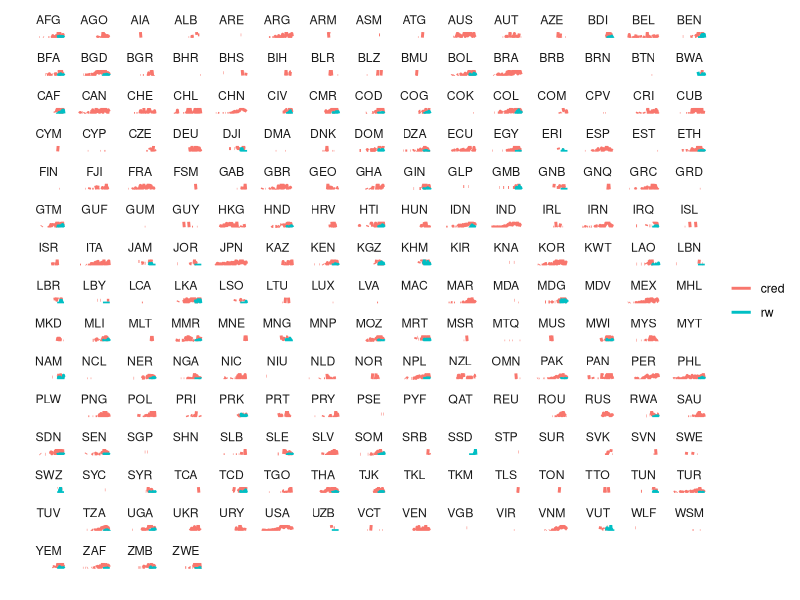

Generate this figure with R: (Note: this script raises an error after producing the figure.)
## Plotting functions
library(ggplot2)

# loading data
data <- read.csv('data/data.csv')


## plotting ##
# creating sparklines 
spark_plot <- ggplot(data, aes(period, value, color = source)) + theme_bw() +
    geom_line(stat = 'identity', size = 1) +
    facet_wrap(~ iso3, scale = "free_y") +
    theme(panel.border = element_rect(linetype = 0),
          strip.background = element_rect(colour = "white", fill = "white"),
          panel.background = element_rect(colour = "white"),
          panel.grid.major = element_blank(),
          panel.grid.minor = element_blank(),
          axis.text.x = element_blank(),
          axis.text.y = element_blank(),
          axis.ticks = element_blank(),
          legend.title = element_blank(),
          legend.key = element_blank()) +
    ylab("") + xlab("")


ggsave('plot/spark_plot.png', spark_plot, heigh = 10.5, width = 16.39, units = 'in')


## comparing totals ##
# relifeweb
rw_total <- data[data$source == 'ReliefWeb', ]
year_list <- unique(rw_total$period)
for (i in 1:length(unique(rw_total$period))) {
    it <- rw_total[rw_total$period == year_list[i], ]
    total <- data.frame(iso3 = 'WLD',
                        name = 'World',
                        period = year_list[i],
                        value = sum(it$value),
                        source = 'ReliefWeb'
                        )
    rw_total <- rbind(rw_total, total)
}

# cred
cred_total <- data[data$source == 'CRED', ]
year_list <- unique(cred_total$period)
for (i in 1:length(unique(cred_total$period))) {
    it <- cred_total[cred_total$period == year_list[i], ]
    total <- data.frame(iso3 = 'WLD',
                        name = 'World',
                        period = year_list[i],
                        value = sum(it$value, na.rm = T),
                        source = 'CRED'
    )
    cred_total <- rbind(cred_total, total)
}

data_total <- rbind(rw_total, cred_total)

## plotting ##
world <- data_total[data_total$iso3 == 'WLD', ]

world_spark_plot <- ggplot(world, aes(period, value, color = source)) + theme_bw() +
    geom_line(stat = 'identity', size = 1.3) +
    ylab("") + xlab("") +
    theme(panel.border = element_rect(linetype = 0),
          strip.background = element_rect(colour = "white", fill = "white"),
          panel.background = element_rect(colour = "white"),
          panel.grid.major = element_blank(),
          panel.grid.minor = element_blank(),
          legend.title = element_blank(),
          legend.key = element_blank())
    
ggsave('plot/world_spark_plot.png', world_spark_plot, width = 9.11, height = 3, units = 'in')


world_spark_plot_scale <- ggplot(world, aes(period, value, color = source)) + theme_bw() +
    geom_line(stat = 'identity', size = 1.3) +
    facet_wrap(~ source, scale = 'free_y') +
    ylab("") + xlab("") +
    theme(panel.border = element_rect(linetype = 0),
          strip.background = element_rect(colour = "white", fill = "white"),
          panel.background = element_rect(colour = "white"),
          panel.grid.major = element_blank(),
          panel.grid.minor = element_blank(),
          legend.title = element_blank(),
          legend.key = element_blank())
    

ggsave('plot/world_spark_plot_scale.png', world_spark_plot_scale, width = 9.11, height = 3, units = 'in')





## comparing totals ##
# relifeweb
rw_total <- data[data$source == 'ReliefWeb', ]
year_list <- unique(rw_total$period)
for (i in 1:length(unique(rw_total$period))) {
    it <- rw_total[rw_total$period == year_list[i], ]
    total <- data.frame(iso3 = 'WLD',
                        name = 'World',
                        period = year_list[i],
                        value = sum(it$value),
                        source = 'ReliefWeb'
    )
    rw_total <- rbind(rw_total, total)
}

# cred
cred_total <- data[data$source == 'CRED', ]
cred_sel <- cred_total[cred_total$iso3 %in% rw_c$iso3, ]
year_list <- unique(cred_sel$period)
for (i in 1:length(unique(cred_sel$period))) {
    it <- cred_sel[cred_sel$period == year_list[i], ]
    total <- data.frame(iso3 = 'WLD',
                        name = 'World',
                        period = year_list[i],
                        value = sum(it$value, na.rm = T),
                        source = 'CRED'
    )
    cred_sel <- rbind(cred_sel, total)
}

data_total_s <- rbind(rw_total, cred_sel)
world_s <- data_total_s[data_total_s$iso3 == 'WLD', ]






world_spark_plot_s <- 
    ggplot(world_s, aes(period, value, group = source, color = source)) + theme_bw() +
    geom_line(stat = 'identity', size = 1.3) +
    ylab("") + xlab("") +
    theme(panel.border = element_rect(linetype = 0),
          strip.background = element_rect(colour = "white", fill = "white"),
          panel.background = element_rect(colour = "white"),
          panel.grid.major = element_blank(),
          panel.grid.minor = element_blank(),
          legend.title = element_blank(),
          legend.key = element_blank())

ggsave('plot/world_spark_plot_s.png', world_spark_plot_s, width = 9.11, height = 3, units = 'in')


world_spark_plot_scale_s <- ggplot(world_s, aes(period, value, color = source)) + theme_bw() +
    geom_line(stat = 'identity', size = 1.3) +
    facet_wrap(~ source, scale = 'free_y') +
    ylab("") + xlab("") +
    theme(panel.border = element_rect(linetype = 0),
          strip.background = element_rect(colour = "white", fill = "white"),
          panel.background = element_rect(colour = "white"),
          panel.grid.major = element_blank(),
          panel.grid.minor = element_blank(),
          legend.title = element_blank(),
          legend.key = element_blank())


ggsave('plot/world_spark_plot_scale_s.png', world_spark_plot_scale_s, width = 9.11, height = 3, units = 'in')


